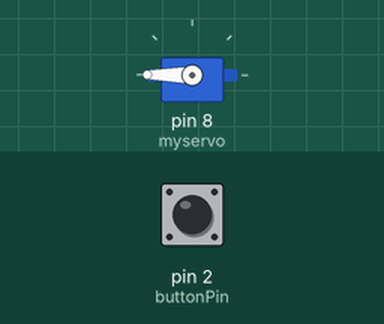
The sketch below on a simulated Arduino Uno, built with avr-gcc and run on an emulated ATmega328P. On the bench: servo. The test bench sets the inputs (shaded band); at power-on: pin 2 (buttonPin) LOW.

Above: at 1.2 s.
1.3 s: pin 2 (buttonPin) pulled HIGH for 1 s
At 2.6 s:
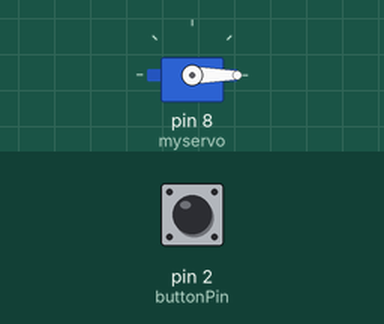
3.8 s: pin 2 (buttonPin) pulled HIGH for 0.25 s
At 4.2 s:
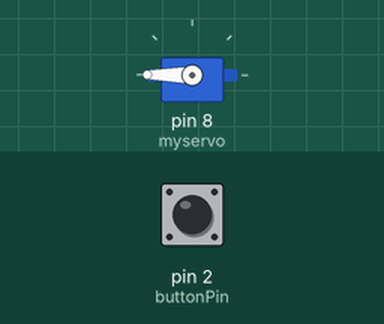
5.5 s: pin 2 (buttonPin) pulled HIGH for 3.2 s
At 5.76 s:
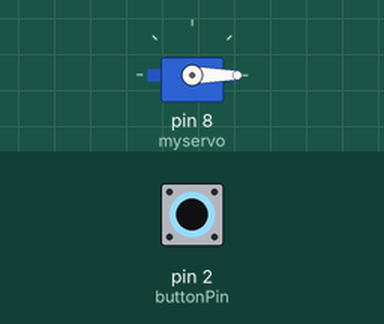
Timing chart, 0 to 10.1 s (numbered marks = the images above; inputs shaded):
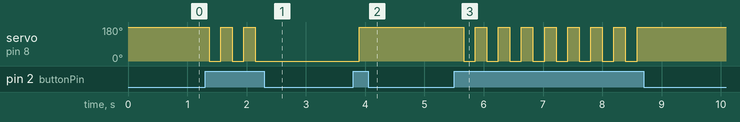

The sketch:

ArmEdited.ino
```cpp
/** Servo Attachments
 *  Yellow = pin 8
 *  Brown= pin Ground
 *  Red= pin 5v
 *  --------------------------------------------------------
 *
 *
 *
 *
 */


const int buttonPin = 2;
int On=0;
int buttonState = 0;
#include <Servo.h>
Servo myservo;
int val;
void setup() {
  // initialize the LED pin as an output:
  myservo.attach(8);
  // initialize the pushbutton pin as an input:
}
void loop() {
  // read the state of the pushbutton value:
  buttonState = digitalRead(buttonPin);
  // check if the pushbutton is pressed. If it is, the buttonState is HIGH:
  if (buttonState == HIGH) {
    //checks if this is first time pressing the button or the second
    if(On==0){
    On=1;
    }else{
      On=0;
    }
  } else {
  }
//checks and run code is it's on or off.
if(On==1){
  //if the code is on, make it so that it retracts
myservo.write(map(0,0,1023,0,180));
delay(15);
}else{
 //if the code is false, make it so that it is default
myservo.write(map(1023,0,1023,0,180));
delay(15);
}
delay(180);//5 seconds untill next use
}
```

Measured:
- after the input at 1.3 s, servo on pin 8 (myservo): alternates 180° for 0.20 s and 0° for 0.20 s, 5 changes in all, then stays 0°, starting after 0.07 s
- after the input at 3.8 s, servo on pin 8 (myservo): 0° → 180° after 0.10 s
- after the input at 5.5 s, servo on pin 8 (myservo): alternates 180° for 0.20 s and 0° for 0.20 s, 16 changes in all, then stays 180°, starting after 0.16 s
